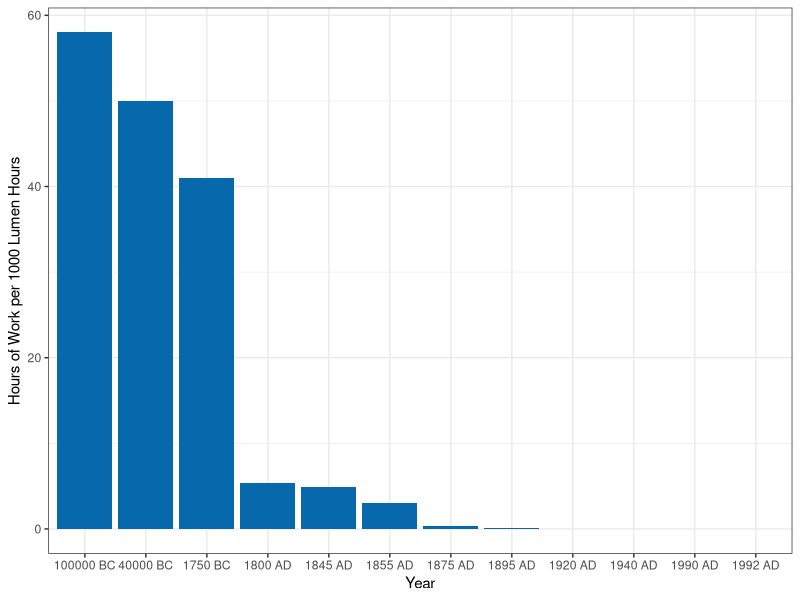

The R source for this figure:
#Graph Designer: Bridget Diana + Scott Cohn + Simon Halliday
#Authors: Bowles and Halliday
#Title: Coordination, Conflict and Competition: A Text in Microeconomics


require(shape)
library(tidyverse)
library(lubridate)
# ----
#Set parameters for graphics
axislabelsize <- 1.5
labelsize <- 1.2
graphlinewidth <- 2
segmentlinewidth <- 1.5

COL <- c("#7fc97f", "#beaed4", "#fdc086", "#ffff99", "#386cb0", "#f0027f", "#bf5b17", "#666666")
COLA <- c("#e0f3db", "#99d8c9","#66c2a4","#41ae76", "#238b45", "#005824")
COLB <- c("#c6dbef", "#4eb3d3", "#2b8cbe", "#0868ac","#084081")
COLC <- c("#fcfbfd", "#efedf5", "#dadaeb", "#bcbddc", "#9e9ac8", "#807dba", "#6a51a3", "#54278f", "#3f007d")

#----
# pull in data
# ----
library(readr)
lumen_data <- read_csv("lumen_data.csv")

lumen_data$lnLaborHourPer1000LumenHours <-log(lumen_data$LaborHourPer1000LumenHours)
# graph
# ----

pdf(file = "hours_per_lumenhour.pdf", width = 7, height = 7)

ggplot(data = lumen_data, mapping = aes(x = reorder(Year, -LaborHourPer1000LumenHours), y = LaborHourPer1000LumenHours)) + labs(x = "Year", y = "Hours of Work per 1000 Lumen Hours") + geom_bar(stat = "identity", fill = COLB[4]) + theme_bw()

dev.off()
